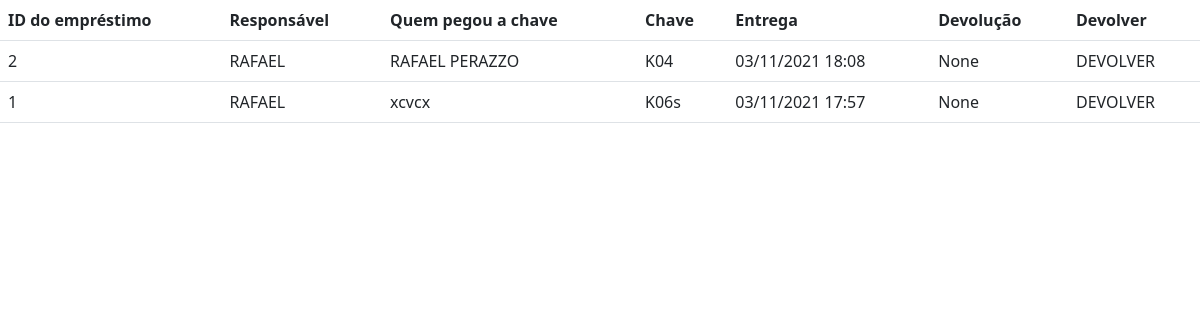
The app's page /chave/listar_emprestimos with its own data.
### Emprestimo.py (models this page shows)
class Emprestimo(db.Model):
    id = db.Column(db.Integer, primary_key=True)
    id_usuario = db.Column(db.Integer,db.ForeignKey('usuario.id'))
    nome_pessoa = db.Column(db.String(100),unique=False,nullable=True)
    id_chave = db.Column(db.Integer,db.ForeignKey('chave.id'))
    data_emprestimo = db.Column(db.DateTime,unique=False,nullable=False,default=func.now())
    data_devolucao = db.Column(db.DateTime,unique=False,nullable=True)
    chave = db.relationship('Chave',backref='Emprestimo',lazy=True)
    usuario = db.relationship('Usuario',backref='Emprestimo',lazy=True)

### Usuarios.py (models this page shows)
class Usuario(db.Model):
    id = db.Column(db.Integer, primary_key=True)
    nome = db.Column(db.String(200), unique=False, nullable=False)
    username = db.Column(db.String(80), unique=True, nullable=False)
    email = db.Column(db.String(120), unique=True, nullable=True)
    telefone = db.Column(db.String(20),unique=False,nullable=True)
    senha = db.Column(db.String(80), unique=False, nullable=False)

### Chaves.py (models this page shows)
class Chave(db.Model):
    id = db.Column(db.Integer, primary_key=True)
    nome = db.Column(db.String(20), unique=False, nullable=False)

### app.py (the view)
@app.route('/chave/listar_emprestimos')
def listar_emprestimos():
    emprestimos = Emprestimo.query.order_by(Emprestimo.data_emprestimo.desc()).all()
    return(render_template('emprestimos.html',emprestimos=emprestimos))

### templates/emprestimos.html
{% extends "base.html" %}
{% block conteudo %}
<table class="table">
    <tr>
        <th>ID do empréstimo</th>
        <th>Responsável</th>
        <th>Quem pegou a chave</th>
        <th>Chave</th>
        <th>Entrega</th>
        <th>Devolução</th>
        <th>Devolver</th>
    </tr>
    {% for emprestimo in emprestimos %}
        <tr>
            <td>{{emprestimo.id}}</td>
            <td>{{emprestimo.usuario.nome}}</td>
            <td>{{emprestimo.nome_pessoa}}</td>
            <td>{{emprestimo.chave.nome}}</td>
            <td>{{emprestimo.data_emprestimo.strftime('%d/%m/%Y %H:%M')}}</td>
            <td>{{emprestimo.data_devolucao}}</td>
            <td>DEVOLVER</td>
        </tr>
    {% endfor %}
</table>
{% endblock %}

### records on screen
Emprestimo: id "2", usuario.nome "RAFAEL", nome_pessoa "RAFAEL PERAZZO", chave.nome "K04", data_emprestimo "03/11/2021 18:08", data_devolucao "None"
Emprestimo: id "1", usuario.nome "RAFAEL", nome_pessoa "xcvcx", chave.nome "K06s", data_emprestimo "03/11/2021 17:57", data_devolucao "None"
